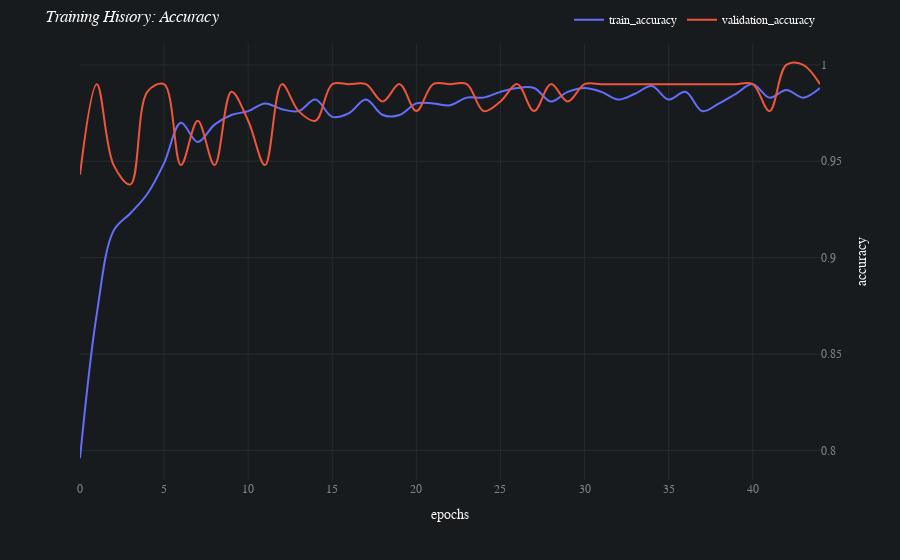
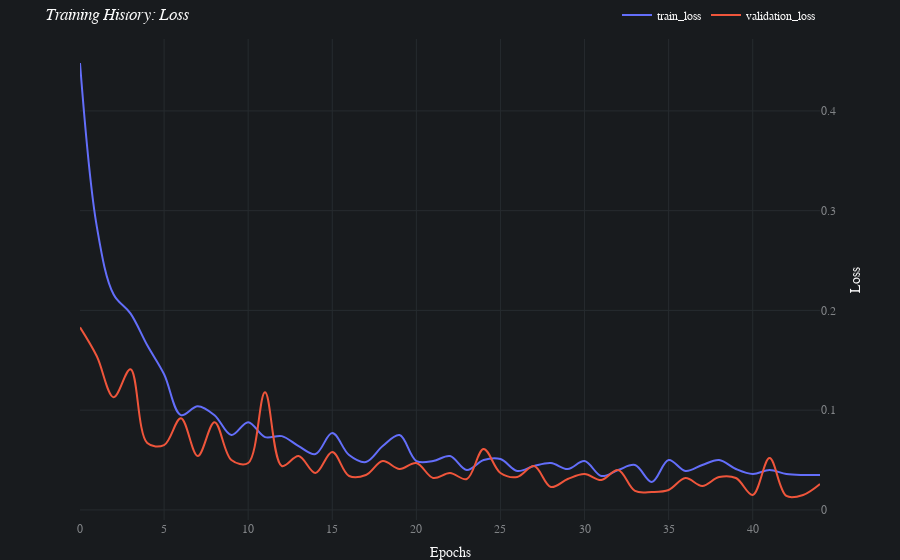

Notebook code cell kept with these figures, in order:
### Code cell
batch.jobs[1].results[0].plot_learning_curve()

### Figure 1 — Plotly figure (JSON) as saved in the notebook; plotly's stock layout.template omitted (floating-point values rounded to 4 significant figures)
{"data": [{"hovertemplate": "variable=train_accuracy<br>index=%{x}<br>value=%{y}<extra></extra>", "legendgroup": "train_accuracy", "line": {"color": "#636efa", "dash": "solid", "shape": "spline"}, "mode": "lines", "name": "train_accuracy", "orientation": "v", "showlegend": true, "type": "scatter", "x": [0, 1, 2, 3, 4, 5, 6, 7, 8, 9, 10, 11, 12, 13, 14, 15, 16, 17, 18, 19, 20, 21, 22, 23, 24, 25, 26, 27, 28, 29, 30, 31, 32, 33, 34, 35, 36, 37, 38, 39, 40, 41, 42, 43, 44], "xaxis": "x", "y": [0.796, 0.871, 0.914, 0.923, 0.933, 0.949, 0.97, 0.96, 0.969, 0.974, 0.976, 0.98, 0.977, 0.976, 0.982, 0.973, 0.975, 0.982, 0.974, 0.974, 0.98, 0.98, 0.979, 0.983, 0.983, 0.986, 0.988, 0.988, 0.981, 0.986, 0.988, 0.986, 0.982, 0.985, 0.989, 0.982, 0.986, 0.976, 0.98, 0.985, 0.99, 0.983, 0.987, 0.983, 0.988], "yaxis": "y"}, {"hovertemplate": "variable=validation_accuracy<br>index=%{x}<br>value=%{y}<extra></extra>", "legendgroup": "validation_accuracy", "line": {"color": "#EF553B", "dash": "solid", "shape": "spline"}, "mode": "lines", "name": "validation_accuracy", "orientation": "v", "showlegend": true, "type": "scatter", "x": [0, 1, 2, 3, 4, 5, 6, 7, 8, 9, 10, 11, 12, 13, 14, 15, 16, 17, 18, 19, 20, 21, 22, 23, 24, 25, 26, 27, 28, 29, 30, 31, 32, 33, 34, 35, 36, 37, 38, 39, 40, 41, 42, 43, 44], "xaxis": "x", "y": [0.943, 0.99, 0.948, 0.938, 0.986, 0.99, 0.948, 0.971, 0.948, 0.986, 0.971, 0.948, 0.99, 0.976, 0.971, 0.99, 0.99, 0.99, 0.981, 0.99, 0.976, 0.99, 0.99, 0.99, 0.976, 0.981, 0.99, 0.976, 0.99, 0.981, 0.99, 0.99, 0.99, 0.99, 0.99, 0.99, 0.99, 0.99, 0.99, 0.99, 0.99, 0.976, 1, 1, 0.99], "yaxis": "y"}], "layout": {"autosize": true, "font": {"color": "#FAFAFA", "family": "Avenir"}, "hoverlabel": {"bgcolor": "#0F0F0F", "font": {"family": "Avenir", "size": 15}}, "legend": {"orientation": "h", "title": {}, "tracegroupgap": 0, "x": 1, "xanchor": "right", "y": 1.02, "yanchor": "bottom"}, "margin": {"t": 5}, "paper_bgcolor": "#181B1E", "plot_bgcolor": "#181B1E", "title": {"text": "<i>Training History: Accuracy</i>"}, "xaxis": {"anchor": "y", "autorange": true, "domain": [0, 1], "gridcolor": "#262B2F", "range": [0, 44], "tickfont": {"color": "#818487"}, "title": {"text": "epochs"}, "type": "linear", "zeroline": false}, "yaxis": {"anchor": "x", "autorange": true, "domain": [0, 1], "dtick": 0.05, "gridcolor": "#262B2F", "range": [0.7847, 1.011], "side": "right", "tick0": 0, "tickfont": {"color": "#818487"}, "tickmode": "linear", "title": {"text": "accuracy"}, "type": "linear", "zeroline": false}}}

### Figure 2 — Plotly figure (JSON) as saved in the notebook; plotly's stock layout.template omitted (floating-point values rounded to 4 significant figures)
{"data": [{"hovertemplate": "variable=train_loss<br>index=%{x}<br>value=%{y}<extra></extra>", "legendgroup": "train_loss", "line": {"color": "#636efa", "dash": "solid", "shape": "spline"}, "mode": "lines", "name": "train_loss", "orientation": "v", "showlegend": true, "type": "scatter", "x": [0, 1, 2, 3, 4, 5, 6, 7, 8, 9, 10, 11, 12, 13, 14, 15, 16, 17, 18, 19, 20, 21, 22, 23, 24, 25, 26, 27, 28, 29, 30, 31, 32, 33, 34, 35, 36, 37, 38, 39, 40, 41, 42, 43, 44], "xaxis": "x", "y": [0.448, 0.284, 0.216, 0.197, 0.165, 0.136, 0.095, 0.104, 0.095, 0.075, 0.088, 0.073, 0.074, 0.064, 0.056, 0.077, 0.055, 0.048, 0.064, 0.075, 0.049, 0.049, 0.054, 0.04, 0.05, 0.051, 0.039, 0.044, 0.047, 0.041, 0.049, 0.034, 0.04, 0.045, 0.028, 0.05, 0.039, 0.045, 0.05, 0.041, 0.036, 0.04, 0.036, 0.035, 0.035], "yaxis": "y"}, {"hovertemplate": "variable=validation_loss<br>index=%{x}<br>value=%{y}<extra></extra>", "legendgroup": "validation_loss", "line": {"color": "#EF553B", "dash": "solid", "shape": "spline"}, "mode": "lines", "name": "validation_loss", "orientation": "v", "showlegend": true, "type": "scatter", "x": [0, 1, 2, 3, 4, 5, 6, 7, 8, 9, 10, 11, 12, 13, 14, 15, 16, 17, 18, 19, 20, 21, 22, 23, 24, 25, 26, 27, 28, 29, 30, 31, 32, 33, 34, 35, 36, 37, 38, 39, 40, 41, 42, 43, 44], "xaxis": "x", "y": [0.183, 0.154, 0.113, 0.141, 0.067, 0.065, 0.092, 0.054, 0.088, 0.05, 0.047, 0.118, 0.044, 0.054, 0.037, 0.058, 0.034, 0.035, 0.049, 0.041, 0.047, 0.032, 0.037, 0.031, 0.061, 0.037, 0.033, 0.044, 0.023, 0.031, 0.036, 0.03, 0.04, 0.019, 0.018, 0.02, 0.032, 0.024, 0.033, 0.032, 0.015, 0.052, 0.014, 0.015, 0.026], "yaxis": "y"}], "layout": {"autosize": true, "font": {"color": "#FAFAFA", "family": "Avenir"}, "hoverlabel": {"bgcolor": "#0F0F0F", "font": {"family": "Avenir", "size": 15}}, "legend": {"orientation": "h", "title": {}, "tracegroupgap": 0, "x": 1, "xanchor": "right", "y": 1.02, "yanchor": "bottom"}, "margin": {"b": 0, "t": 5}, "paper_bgcolor": "#181B1E", "plot_bgcolor": "#181B1E", "title": {"text": "<i>Training History: Loss</i>"}, "xaxis": {"anchor": "y", "autorange": true, "domain": [0, 1], "gridcolor": "#262B2F", "range": [0, 44], "tickfont": {"color": "#818487"}, "title": {"text": "Epochs"}, "type": "linear", "zeroline": false}, "yaxis": {"anchor": "x", "autorange": true, "domain": [0, 1], "dtick": 0.1, "gridcolor": "#262B2F", "range": [-0.01011, 0.4721], "side": "right", "tick0": 0, "tickfont": {"color": "#818487"}, "tickmode": "linear", "title": {"text": "Loss"}, "type": "linear", "zeroline": false}}}
